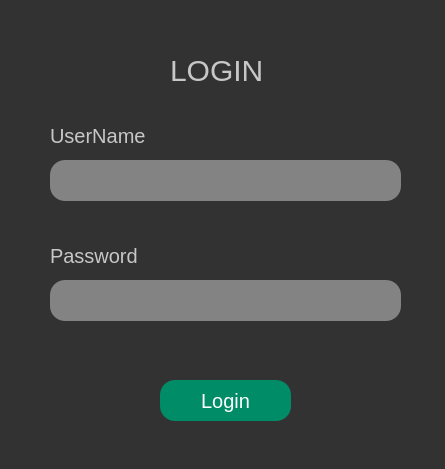
<?xml version="1.0" encoding="UTF-8"?>
<ui version="4.0">
 <class>Dialog</class>
 <widget class="QDialog" name="Dialog">
  <property name="geometry">
   <rect>
    <x>0</x>
    <y>0</y>
    <width>445</width>
    <height>469</height>
   </rect>
  </property>
  <property name="windowTitle">
   <string>Dialog</string>
  </property>
  <property name="styleSheet">
   <string notr="true">background-color: rgb(50, 50, 50);</string>
  </property>
  <widget class="QLabel" name="label">
   <property name="geometry">
    <rect>
     <x>170</x>
     <y>50</y>
     <width>91</width>
     <height>41</height>
    </rect>
   </property>
   <property name="styleSheet">
    <string notr="true">color:rgb(199, 199, 199); font-size:30px;
text-align:center;</string>
   </property>
   <property name="text">
    <string>LOGIN</string>
   </property>
  </widget>
  <widget class="QLabel" name="label_2">
   <property name="geometry">
    <rect>
     <x>50</x>
     <y>120</y>
     <width>101</width>
     <height>31</height>
    </rect>
   </property>
   <property name="styleSheet">
    <string notr="true">font-size:20px; color:rgb(199, 199, 199)</string>
   </property>
   <property name="text">
    <string>UserName</string>
   </property>
  </widget>
  <widget class="QLineEdit" name="lineEdit">
   <property name="geometry">
    <rect>
     <x>50</x>
     <y>160</y>
     <width>351</width>
     <height>41</height>
    </rect>
   </property>
   <property name="styleSheet">
    <string notr="true">border-radius:15px; font-size:20px;
color: rgb(255, 255, 255);
background-color: rgb(131, 131, 131);

</string>
   </property>
   <property name="text">
    <string/>
   </property>
   <property name="echoMode">
    <enum>QLineEdit::Normal</enum>
   </property>
  </widget>
  <widget class="QLabel" name="label_3">
   <property name="geometry">
    <rect>
     <x>50</x>
     <y>240</y>
     <width>101</width>
     <height>31</height>
    </rect>
   </property>
   <property name="styleSheet">
    <string notr="true">font-size:20px; color:rgb(199, 199, 199)</string>
   </property>
   <property name="text">
    <string>Password</string>
   </property>
  </widget>
  <widget class="QLineEdit" name="lineEdit_2">
   <property name="geometry">
    <rect>
     <x>50</x>
     <y>280</y>
     <width>351</width>
     <height>41</height>
    </rect>
   </property>
   <property name="styleSheet">
    <string notr="true">border-radius:15px; font-size:20px;
color: rgb(255, 255, 255);
background-color: rgb(131, 131, 131);

</string>
   </property>
   <property name="text">
    <string/>
   </property>
   <property name="echoMode">
    <enum>QLineEdit::Password</enum>
   </property>
  </widget>
  <widget class="QPushButton" name="pushButton">
   <property name="geometry">
    <rect>
     <x>160</x>
     <y>380</y>
     <width>131</width>
     <height>41</height>
    </rect>
   </property>
   <property name="styleSheet">
    <string notr="true">background-color: rgb(0, 140, 103);
border-radius:15px; font-size:20px;
color: rgb(255, 255, 255);</string>
   </property>
   <property name="text">
    <string>Login</string>
   </property>
  </widget>
  <widget class="QLabel" name="label_4">
   <property name="geometry">
    <rect>
     <x>50</x>
     <y>210</y>
     <width>351</width>
     <height>20</height>
    </rect>
   </property>
   <property name="styleSheet">
    <string notr="true">font-size:15px;
color: rgb(255, 0, 0);</string>
   </property>
   <property name="text">
    <string/>
   </property>
  </widget>
  <widget class="QLabel" name="label_5">
   <property name="geometry">
    <rect>
     <x>50</x>
     <y>330</y>
     <width>351</width>
     <height>20</height>
    </rect>
   </property>
   <property name="styleSheet">
    <string notr="true">font-size:15px;
color: rgb(255, 0, 0);</string>
   </property>
   <property name="text">
    <string/>
   </property>
  </widget>
  <widget class="QLabel" name="label_6">
   <property name="geometry">
    <rect>
     <x>100</x>
     <y>350</y>
     <width>261</width>
     <height>20</height>
    </rect>
   </property>
   <property name="styleSheet">
    <string notr="true">font-size:15px;
color: rgb(255, 0, 0);</string>
   </property>
   <property name="text">
    <string/>
   </property>
  </widget>
 </widget>
 <resources/>
 <connections/>
</ui>
